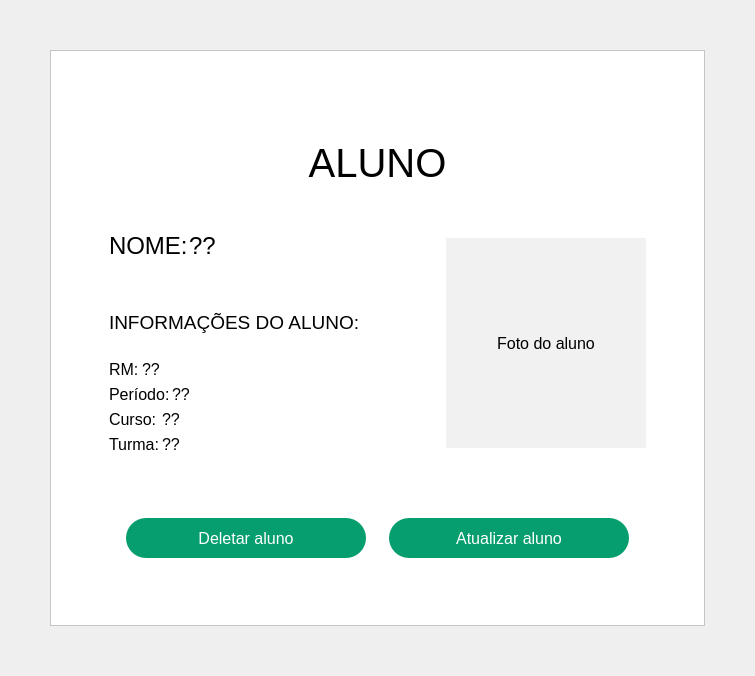
         <widget class="QWidget" name="pg_DadosAluno">
          <layout class="QGridLayout" name="gridLayout_18">
           <property name="leftMargin">
            <number>50</number>
           </property>
           <property name="topMargin">
            <number>50</number>
           </property>
           <property name="rightMargin">
            <number>50</number>
           </property>
           <property name="bottomMargin">
            <number>50</number>
           </property>
           <property name="spacing">
            <number>0</number>
           </property>
           <item row="0" column="0">
            <widget class="QFrame" name="frame_9">
             <property name="styleSheet">
              <string notr="true">background-color: rgb(255, 255, 255);</string>
             </property>
             <property name="frameShape">
              <enum>QFrame::StyledPanel</enum>
             </property>
             <property name="frameShadow">
              <enum>QFrame::Raised</enum>
             </property>
             <layout class="QGridLayout" name="gridLayout_19">
              <item row="0" column="0">
               <widget class="QWidget" name="widget_14" native="true">
                <layout class="QGridLayout" name="gridLayout_20">
                 <property name="leftMargin">
                  <number>40</number>
                 </property>
                 <property name="topMargin">
                  <number>80</number>
                 </property>
                 <property name="rightMargin">
                  <number>40</number>
                 </property>
                 <item row="0" column="0">
                  <widget class="QLabel" name="label_40">
                   <property name="maximumSize">
                    <size>
                     <width>16777215</width>
                     <height>50</height>
                    </size>
                   </property>
                   <property name="font">
                    <font>
                     <family>Arial</family>
                     <pointsize>30</pointsize>
                    </font>
                   </property>
                   <property name="text">
                    <string>ALUNO</string>
                   </property>
                   <property name="alignment">
                    <set>Qt::AlignCenter</set>
                   </property>
                  </widget>
                 </item>
                 <item row="3" column="0">
                  <widget class="QWidget" name="widget_18" native="true">
                   <property name="layoutDirection">
                    <enum>Qt::LeftToRight</enum>
                   </property>
                   <layout class="QHBoxLayout" name="horizontalLayout_28">
                    <item>
                     <widget class="QPushButton" name="btnDeletarAluno_PgAtualizar_2">
                      <property name="minimumSize">
                       <size>
                        <width>240</width>
                        <height>40</height>
                       </size>
                      </property>
                      <property name="maximumSize">
                       <size>
                        <width>240</width>
                        <height>16777215</height>
                       </size>
                      </property>
                      <property name="font">
                       <font>
                        <family>Arial</family>
                        <pointsize>12</pointsize>
                       </font>
                      </property>
                      <property name="styleSheet">
                       <string notr="true">QPushButton{
	background-color:#069E6E;
	color:#ffffff;
	border-radius:20px;
}

QPushButton:hover{
	background-color:#047b55;
}

QPushButton:pressed{
	background-color: rgb(2, 45, 29);
}

QPushButton:checked{
	background-color:  rgb(2, 45, 29);
}

</string>
                      </property>
                      <property name="text">
                       <string>Deletar aluno</string>
                      </property>
                     </widget>
                    </item>
                    <item>
                     <widget class="QPushButton" name="btnAtualizarAluno_PgAtualizar_2">
                      <property name="minimumSize">
                       <size>
                        <width>240</width>
                        <height>40</height>
                       </size>
                      </property>
                      <property name="maximumSize">
                       <size>
                        <width>240</width>
                        <height>16777215</height>
                       </size>
                      </property>
                      <property name="font">
                       <font>
                        <family>Arial</family>
                        <pointsize>12</pointsize>
                       </font>
                      </property>
                      <property name="styleSheet">
                       <string notr="true">QPushButton{
	background-color:#069E6E;
	color:#ffffff;
	border-radius:20px;
}

QPushButton:hover{
	background-color:#047b55;
}

QPushButton:pressed{
	background-color: rgb(2, 45, 29);
}

QPushButton:checked{
	background-color:  rgb(2, 45, 29);
}

</string>
                      </property>
                      <property name="text">
                       <string>Atualizar aluno</string>
                      </property>
                      <property name="icon">
                       <iconset resource="imagens/imagens_usadas.qrc">
                        <normaloff>:/imagens/imgBtnAtualizar.png</normaloff>:/imagens/imgBtnAtualizar.png</iconset>
                      </property>
                      <property name="iconSize">
                       <size>
                        <width>36</width>
                        <height>36</height>
                       </size>
                      </property>
                     </widget>
                    </item>
                   </layout>
                  </widget>
                 </item>
                 <item row="1" column="0">
                  <widget class="QWidget" name="widget_19" native="true">
                   <layout class="QHBoxLayout" name="horizontalLayout_27">
                    <property name="topMargin">
                     <number>40</number>
                    </property>
                    <item>
                     <layout class="QVBoxLayout" name="verticalLayout_21">
                      <item>
                       <layout class="QHBoxLayout" name="horizontalLayout_17">
                        <property name="spacing">
                         <number>0</number>
                        </property>
                        <property name="bottomMargin">
                         <number>45</number>
                        </property>
                        <item>
                         <widget class="QLabel" name="label_43">
                          <property name="maximumSize">
                           <size>
                            <width>80</width>
                            <height>16777215</height>
                           </size>
                          </property>
                          <property name="font">
                           <font>
                            <family>Arial</family>
                            <pointsize>18</pointsize>
                           </font>
                          </property>
                          <property name="text">
                           <string>NOME:</string>
                          </property>
                         </widget>
                        </item>
                        <item>
                         <widget class="QLabel" name="label_46">
                          <property name="font">
                           <font>
                            <family>Arial</family>
                            <pointsize>18</pointsize>
                           </font>
                          </property>
                          <property name="text">
                           <string>??</string>
                          </property>
                         </widget>
                        </item>
                       </layout>
                      </item>
                      <item>
                       <widget class="QLabel" name="label_47">
                        <property name="font">
                         <font>
                          <family>Arial</family>
                          <pointsize>14</pointsize>
                         </font>
                        </property>
                        <property name="text">
                         <string>INFORMAÇÕES DO ALUNO:</string>
                        </property>
                       </widget>
                      </item>
                      <item>
                       <layout class="QHBoxLayout" name="horizontalLayout_18">
                        <property name="spacing">
                         <number>3</number>
                        </property>
                        <property name="topMargin">
                         <number>20</number>
                        </property>
                        <item>
                         <widget class="QLabel" name="label_44">
                          <property name="maximumSize">
                           <size>
                            <width>30</width>
                            <height>16777215</height>
                           </size>
                          </property>
                          <property name="font">
                           <font>
                            <family>Arial</family>
                            <pointsize>12</pointsize>
                           </font>
                          </property>
                          <property name="text">
                           <string>RM:</string>
                          </property>
                         </widget>
                        </item>
                        <item>
                         <widget class="QLabel" name="label_48">
                          <property name="font">
                           <font>
                            <family>Arial</family>
                            <pointsize>12</pointsize>
                           </font>
                          </property>
                          <property name="text">
                           <string>??</string>
                          </property>
                         </widget>
                        </item>
                       </layout>
                      </item>
                      <item>
                       <layout class="QHBoxLayout" name="horizontalLayout_24">
                        <property name="spacing">
                         <number>3</number>
                        </property>
                        <item>
                         <widget class="QLabel" name="label_45">
                          <property name="maximumSize">
                           <size>
                            <width>60</width>
                            <height>16777215</height>
                           </size>
                          </property>
                          <property name="font">
                           <font>
                            <family>Arial</family>
                            <pointsize>12</pointsize>
                           </font>
                          </property>
                          <property name="text">
                           <string>Período:</string>
                          </property>
                         </widget>
                        </item>
                        <item>
                         <widget class="QLabel" name="label_49">
                          <property name="font">
                           <font>
                            <family>Arial</family>
                            <pointsize>12</pointsize>
                           </font>
                          </property>
                          <property name="text">
                           <string>??</string>
                          </property>
                         </widget>
                        </item>
                       </layout>
                      </item>
                      <item>
                       <layout class="QHBoxLayout" name="horizontalLayout_25">
                        <property name="spacing">
                         <number>3</number>
                        </property>
                        <item>
                         <widget class="QLabel" name="label_41">
                          <property name="maximumSize">
                           <size>
                            <width>50</width>
                            <height>16777215</height>
                           </size>
                          </property>
                          <property name="font">
                           <font>
                            <family>Arial</family>
                            <pointsize>12</pointsize>
                           </font>
                          </property>
                          <property name="text">
                           <string>Curso:</string>
                          </property>
                         </widget>
                        </item>
                        <item>
                         <widget class="QLabel" name="label_50">
                          <property name="font">
                           <font>
                            <family>Arial</family>
                            <pointsize>12</pointsize>
                           </font>
                          </property>
                          <property name="text">
                           <string>??</string>
                          </property>
                         </widget>
                        </item>
                       </layout>
                      </item>
                      <item>
                       <layout class="QHBoxLayout" name="horizontalLayout_26">
                        <property name="spacing">
                         <number>3</number>
                        </property>
                        <item>
                         <widget class="QLabel" name="label_42">
                          <property name="maximumSize">
                           <size>
                            <width>50</width>
                            <height>16777215</height>
                           </size>
                          </property>
                          <property name="font">
                           <font>
                            <family>Arial</family>
                            <pointsize>12</pointsize>
                           </font>
                          </property>
                          <property name="text">
                           <string>Turma:</string>
                          </property>
                         </widget>
                        </item>
                        <item>
                         <widget class="QLabel" name="label_51">
                          <property name="font">
                           <font>
                            <family>Arial</family>
                            <pointsize>12</pointsize>
                           </font>
                          </property>
                          <property name="text">
                           <string>??</string>
                          </property>
                         </widget>
                        </item>
                       </layout>
                      </item>
                     </layout>
                    </item>
                    <item>
                     <spacer name="horizontalSpacer_28">
                      <property name="orientation">
                       <enum>Qt::Horizontal</enum>
                      </property>
                      <property name="sizeHint" stdset="0">
                       <size>
                        <width>40</width>
                        <height>20</height>
                       </size>
                      </property>
                     </spacer>
                    </item>
                    <item>
                     <spacer name="horizontalSpacer_27">
                      <property name="orientation">
                       <enum>Qt::Horizontal</enum>
                      </property>
                      <property name="sizeHint" stdset="0">
                       <size>
                        <width>40</width>
                        <height>20</height>
                       </size>
                      </property>
                     </spacer>
                    </item>
                    <item>
                     <widget class="QLabel" name="label_52">
                      <property name="minimumSize">
                       <size>
                        <width>200</width>
                        <height>210</height>
                       </size>
                      </property>
                      <property name="maximumSize">
                       <size>
                        <width>200</width>
                        <height>210</height>
                       </size>
                      </property>
                      <property name="font">
                       <font>
                        <family>Arial</family>
                        <pointsize>12</pointsize>
                       </font>
                      </property>
                      <property name="styleSheet">
                       <string notr="true">background-color: rgb(241, 241, 241);</string>
                      </property>
                      <property name="text">
                       <string>Foto do aluno</string>
                      </property>
                      <property name="alignment">
                       <set>Qt::AlignCenter</set>
                      </property>
                     </widget>
                    </item>
                   </layout>
                  </widget>
                 </item>
                 <item row="2" column="0">
                  <spacer name="verticalSpacer_28">
                   <property name="orientation">
                    <enum>Qt::Vertical</enum>
                   </property>
                   <property name="sizeHint" stdset="0">
                    <size>
                     <width>20</width>
                     <height>40</height>
                    </size>
                   </property>
                  </spacer>
                 </item>
                 <item row="4" column="0">
                  <spacer name="verticalSpacer_29">
                   <property name="orientation">
                    <enum>Qt::Vertical</enum>
                   </property>
                   <property name="sizeHint" stdset="0">
                    <size>
                     <width>20</width>
                     <height>40</height>
                    </size>
                   </property>
                  </spacer>
                 </item>
                </layout>
                <zorder>widget_18</zorder>
                <zorder>widget_19</zorder>
                <zorder>label_40</zorder>
                <zorder>verticalSpacer_28</zorder>
                <zorder>verticalSpacer_29</zorder>
               </widget>
              </item>
             </layout>
            </widget>
           </item>
          </layout>
         </widget>
